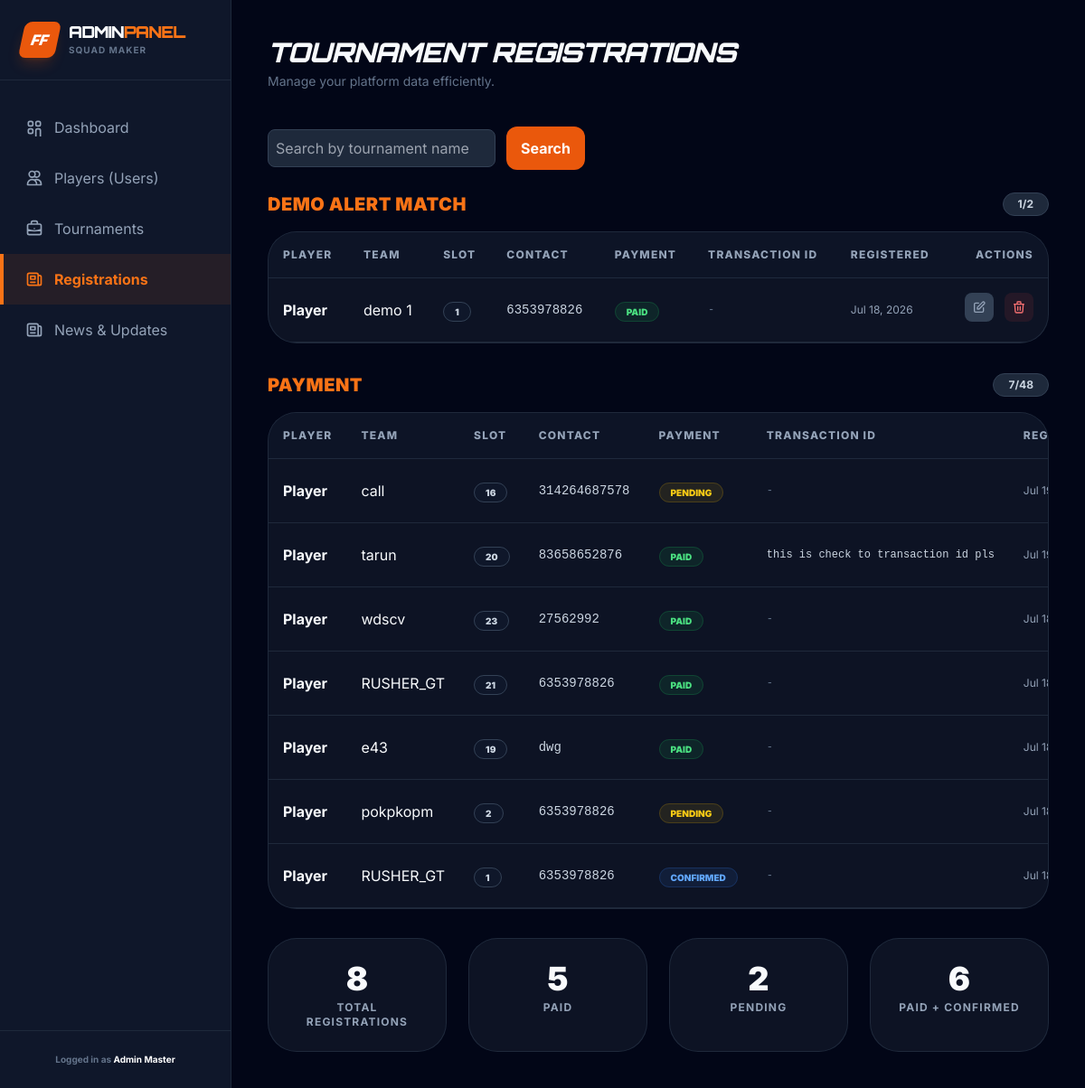
The page /manage/registrations/ on the database its author committed.
### squad/models.py (models this page shows, shortened)
class Tournament(models.Model):
    GAME_MODES = [
        ('BR Rank', 'BR Rank'),
        ('Clash Squad', 'Clash Squad'),
    ]
    TEAM_MODES = [
        ('Solo', 'Solo'),
        ('Duo', 'Duo'),
        ('Squad', 'Squad'),
    ]
    SLOT_RULES = {
        ('BR Rank', 'Solo'): 48,
        ('BR Rank', 'Duo'): 24,
        ('BR Rank', 'Squad'): 12,
        ('Clash Squad', 'Solo'): 2,
        ('Clash Squad', 'Duo'): 2,
        ('Clash Squad', 'Squad'): 2,
    }
    STATUS_CHOICES = [
        ('Today', 'Today'),
        ('Aavti Kale', 'Aavti Kale'),
        ('Param Day', 'Param Day'),
        ('5 Days Pachi', '5 Days Pachi'),
        ('10 Days Pachi', '10 Days Pachi'),
    ]
    title = models.CharField(max_length=200, verbose_name="Tournament Title")
    prize = models.CharField(max_length=50, verbose_name="Win Prize")
    entry_fee = models.CharField(max_length=20, default='Free', verbose_name="Entry Fee")
    per_kill = models.CharField(max_length=20, default='N/A', verbose_name="Per Kill Prize")
    date = models.DateField(verbose_name="Tournament Date")
    time = models.TimeField(verbose_name="Match Time")
    game_mode = models.CharField(max_length=20, choices=GAME_MODES, default='BR Rank', verbose_name="Game Mode")
    mode = models.CharField(max_length=20, choices=TEAM_MODES, default='Solo', verbose_name="Team Mode")
    map_name = models.CharField(max_length=50, default='Bermuda', verbose_name="Map Name")
    status = models.CharField(max_length=20, choices=STATUS_CHOICES, default='Today', verbose_name="Status")
    max_slots = models.PositiveIntegerField(default=48, verbose_name="Maximum Slots")
    description = models.TextField(blank=True, null=True, verbose_name="Tournament Description")
    rules = models.TextField(blank=True, null=True, verbose_name="Custom Rules")
    alert_cancelled = models.BooleanField(default=False, verbose_name="Alert Cancelled")
    created_at = models.DateTimeField(auto_now_add=True)
    updated_at = models.DateTimeField(auto_now=True)
    class Meta:
        verbose_name = "Tournament"
        verbose_name_plural = "Tournaments"
        ordering = ['-date']

class TournamentRegistration(models.Model):
    PAYMENT_STATUS = [
        ('Pending', 'Pending'),
        ('Paid', 'Paid'),
        ('Confirmed', 'Confirmed'),
        ('Cancelled', 'Cancelled'),
    ]
    tournament = models.ForeignKey(Tournament, on_delete=models.CASCADE, related_name='registrations')
    player_name = models.CharField(max_length=100, verbose_name="Player Name")
    team_name = models.CharField(max_length=100, verbose_name="Team Name")
    contact_number = models.CharField(max_length=15, verbose_name="WhatsApp Number")
    slot_number = models.PositiveIntegerField(verbose_name="Team Slot Number")
    payment_status = models.CharField(max_length=20, choices=PAYMENT_STATUS, default='Pending', verbose_name="Payment Status")
    payment_amount = models.CharField(max_length=20, blank=True, null=True, verbose_name="Payment Amount")
    payment_confirmed_at = models.DateTimeField(blank=True, null=True, verbose_name="Payment Confirmed At")
    device_registration_time = models.DateTimeField(blank=True, null=True, verbose_name="User Device Registration Time")
    transaction_id = models.CharField(max_length=100, blank=True, null=True, verbose_name="Transaction ID")
    registered_at = models.DateTimeField(auto_now_add=True)
    notes = models.TextField(blank=True, null=True, verbose_name="Admin Notes")
    class Meta:
        verbose_name = "Tournament Registration"
        verbose_name_plural = "Tournament Registrations"
        ordering = ['-registered_at']
        unique_together = ['tournament', 'slot_number']

### squad/views.py (the view)
# urls.py: path('manage/registrations/', views.registration_list, name='registration_list'),
def registration_list(request):
    query = request.GET.get('q', '').strip()
    registrations = TournamentRegistration.objects.select_related('tournament').all()
    if query:
        registrations = registrations.filter(
            tournament__title__icontains=query
        )
    registrations = registrations.order_by('tournament__date', 'tournament__title', '-registered_at')
    confirmed_statuses = ['Confirmed', 'Paid']
    context = {
        'registrations': registrations,
        'query': query,
        'paid_count': registrations.filter(payment_status='Paid').count(),
        'pending_count': registrations.filter(payment_status='Pending').count(),
        'confirmed_count': registrations.filter(payment_status__in=confirmed_statuses).count(),
    }
    return render(request, 'admin/registration_list.html', context)

### templates/admin/registration_list.html (shortened to what this page needs)
{% extends 'admin/base.html' %}
{% block page_title %}Tournament Registrations{% endblock %}
{% block content %}
<div class="flex flex-col md:flex-row md:items-center md:justify-between gap-4 mb-6">
    <form method="get" class="flex w-full md:w-auto items-center gap-3">
        <input type="text" name="q" value="{{ query }}" placeholder="Search by tournament name" class="w-full md:w-80 px-4 py-3 rounded-xl border border-slate-700 bg-slate-900/80 text-slate-200 focus:outline-none focus:ring-2 focus:ring-orange-500">
        <button type="submit" class="px-4 py-3 rounded-xl bg-orange-600 hover:bg-orange-500 text-white font-bold transition">Search</button>
    </form>
</div>
{% regroup registrations by tournament as tournament_list %}
{% for tournament_item in tournament_list %}
<div class="mb-8">
    <div class="flex items-center justify-between mb-4">
        <h3 class="text-xl font-black text-orange-500 uppercase tracking-wide">{{ tournament_item.grouper.title }}</h3>
        <span class="bg-slate-800 text-slate-300 px-4 py-1 rounded-full text-xs font-bold border border-slate-700">
            {{ tournament_item.list|length }}/{{ tournament_item.grouper.max_slots }}
        </span>
    </div>
    <div class="bg-slate-800/40 border border-slate-700/50 rounded-[2rem] overflow-hidden">
        <div class="overflow-x-auto">
            <table class="w-full whitespace-nowrap">
                <thead class="bg-slate-900/50">
                    <tr>
                        <th>Player</th>
                        <th>Team</th>
                        <th>Slot</th>
                        <th>Contact</th>
                        <th>Payment</th>
                        <th>Transaction ID</th>
                        <th>Registered</th>
                        <th class="text-right">Actions</th>
                    </tr>
                </thead>
                <tbody>
                    {% for reg in tournament_item.list %}
                    <tr>
                        <td class="font-bold">{{ reg.player_name }}</td>
                        <td>{{ reg.team_name }}</td>
                        <td>
                            <span class="bg-slate-900 text-slate-300 px-3 py-1 rounded-full text-[10px] font-black uppercase border border-slate-700">{{ reg.slot_number }}</span>
                        </td>
                        <td class="text-sm font-mono text-slate-300">{{ reg.contact_number }}</td>
                        <td>
                            {% if reg.payment_status == 'Paid' %}
                                <span class="bg-green-500/10 text-green-400 px-3 py-1 rounded-full text-[10px] font-black uppercase border border-green-500/20">Paid</span>
                            {% elif reg.payment_status == 'Pending' %}
                                <span class="bg-yellow-500/10 text-yellow-400 px-3 py-1 rounded-full text-[10px] font-black uppercase border border-yellow-500/20">Pending</span>
                            {% elif reg.payment_status == 'Confirmed' %}
                                <span class="bg-blue-500/10 text-blue-400 px-3 py-1 rounded-full text-[10px] font-black uppercase border border-blue-500/20">Confirmed</span>
                            {% else %}
                                <span class="bg-slate-700 text-slate-300 px-3 py-1 rounded-full text-[10px] font-black uppercase">{{ reg.payment_status }}</span>
                            {% endif %}
                        </td>
                        <td class="text-xs font-mono text-slate-300">
                            {% if reg.transaction_id %}
                                {{ reg.transaction_id }}
                            {% else %}
                                <span class="text-slate-500">-</span>
                            {% endif %}
                        </td>
                        <td class="text-xs text-slate-400">{{ reg.registered_at|date:"M d, Y" }}</td>
                        <td class="text-right space-x-2">
                            <a href="/admin/squad/tournamentregistration/{{ reg.id }}/change/" class="p-2 bg-slate-700 text-slate-400 hover:bg-slate-600 rounded-lg transition inline-block" title="Edit">
                                <svg class="w-4 h-4" fill="none" stroke="currentColor" viewBox="0 0 24 24"><path stroke-linecap="round" stroke-linejoin="round" stroke-width="2" d="M11 5H6a2 2 0 00-2 2v11a2 2 0 002 2h11a2 2 0 002-2v-5m-1.414-9.414a2 2 0 112.828 2.828L11.828 15H9v-2.828l8.586-8.586z" /></svg>
                            </a>
                            <a href="{% url 'delete_registration' reg.id %}" class="p-2 bg-red-500/10 text-red-400 hover:bg-red-500 hover:text-white rounded-lg transition inline-block" title="Delete" onclick="return confirm('Delete this registration?')">
                                <svg class="w-4 h-4" fill="none" stroke="currentColor" viewBox="0 0 24 24"><path stroke-linecap="round" stroke-linejoin="round" stroke-width="2" d="M19 7l-.867 12.142A2 2 0 0116.138 21H7.862a2 2 0 01-1.995-1.858L5 7m5 4v6m4-6v6m1-10V4a1 1 0 00-1-1h-4a1 1 0 00-1 1v3M4 7h16" /></svg>
                            </a>
                        </td>
                    </tr>
                    {% endfor %}
                </tbody>
            </table>
        </div>
    </div>
</div>
{% empty %}
<div class="bg-slate-800/40 border border-slate-700/50 rounded-[2rem] p-10 text-center text-slate-500">
    No registrations found.
</div>
{% endfor %}
<div class="grid grid-cols-1 md:grid-cols-4 gap-6 mt-6">
    <div class="bg-slate-800/40 p-6 rounded-[2rem] border border-slate-700/50 text-center">
        <p class="text-4xl font-black">{{ registrations.count }}</p>
        <p class="text-slate-400 text-xs font-bold uppercase tracking-widest mt-1">Total Registrations</p>
    </div>
    <div class="bg-slate-800/40 p-6 rounded-[2rem] border border-slate-700/50 text-center">
        <p class="text-4xl font-black">{{ paid_count }}</p>
        <p class="text-slate-400 text-xs font-bold uppercase tracking-widest mt-1">Paid</p>
    </div>
    <div class="bg-slate-800/40 p-6 rounded-[2rem] border border-slate-700/50 text-center">
        <p class="text-4xl font-black">{{ pending_count }}</p>
        <p class="text-slate-400 text-xs font-bold uppercase tracking-widest mt-1">Pending</p>
    </div>
    <div class="bg-slate-800/40 p-6 rounded-[2rem] border border-slate-700/50 text-center">
        <p class="text-4xl font-black">{{ confirmed_count }}</p>
        <p class="text-slate-400 text-xs font-bold uppercase tracking-widest mt-1">Paid + Confirmed</p>
    </div>
</div>
{% endblock %}

### templates/admin/base.html (style rules this page uses)
body { background-color: #0f172a; color: #f8fafc; font-family: 'Inter', sans-serif; overflow-x: hidden; }
td, th { padding: 1rem; text-align: left; border-bottom: 1px solid rgba(51, 65, 85, 0.5); }
th { font-size: 0.75rem; text-transform: uppercase; letter-spacing: 0.1em; color: #94a3b8; font-weight: 800; }
input[type="text"], input[type="number"], input[type="password"], input[type="email"], input[type="url"], input[type="date"], input[type="time"], textarea, select { background-color: #1e293b !important; color: #f8fafc !important; border: 1px solid #334155 !important; padding: 0.5rem !important; border-radius: 0.5rem !important; width: 100%; max-width: 400px; }

### rows shown on the page
Tournament: grouper "DEMO ALERT MATCH", list|length "1", grouper.max_slots "2"
TournamentRegistration: player_name "Player", team_name "demo 1", slot_number "1", contact_number "6353978826", payment_status "PAID", registered_at "Jul 18, 2026"
Tournament: grouper "PAYMENT", list|length "7", grouper.max_slots "48"
TournamentRegistration: player_name "Player", team_name "call", slot_number "16", contact_number "314264687578", payment_status "PENDING", registered_at "Jul…"
TournamentRegistration: player_name "Player", team_name "tarun", slot_number "20", contact_number "83658652876", payment_status "PAID", transaction_id "this is check to transaction id pls", registered_at "Jul…"
TournamentRegistration: player_name "Player", team_name "wdscv", slot_number "23", contact_number "27562992", payment_status "PAID", registered_at "Jul…"
TournamentRegistration: player_name "Player", team_name "RUSHER_GT", slot_number "21", contact_number "6353978826", payment_status "PAID", registered_at "Jul…"
TournamentRegistration: player_name "Player", team_name "e43", slot_number "19", contact_number "dwg", payment_status "PAID", registered_at "Jul…"
TournamentRegistration: player_name "Player", team_name "pokpkopm", slot_number "2", contact_number "6353978826", payment_status "PENDING", registered_at "Jul…"
TournamentRegistration: player_name "Player", team_name "RUSHER_GT", slot_number "1", contact_number "6353978826", payment_status "CONFIRMED", registered_at "Jul…"

### other values the page prints
{{ registrations.count }} "8"
{{ paid_count }} "5"
{{ pending_count }} "2"
{{ confirmed_count }} "6"
